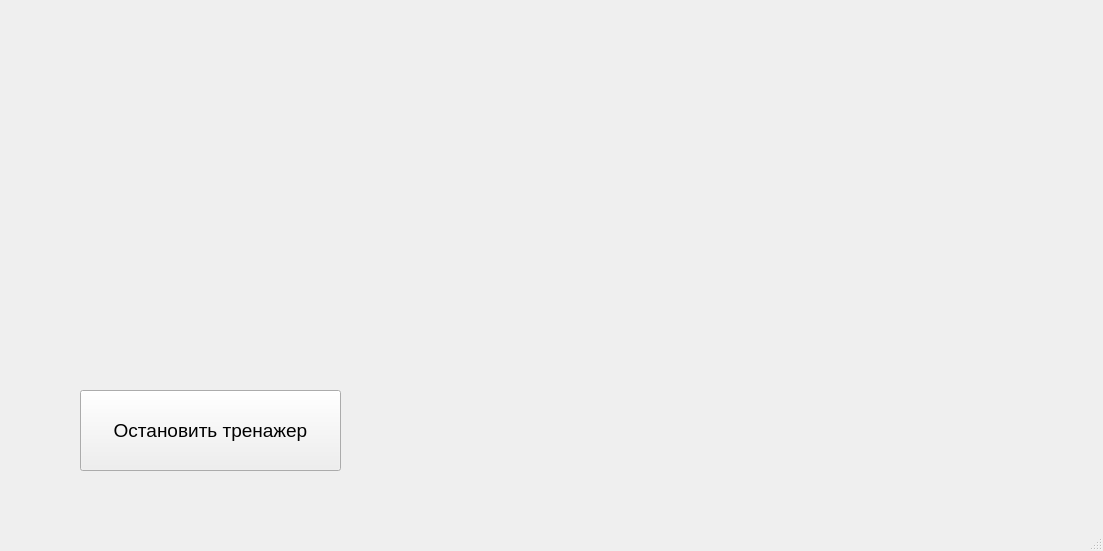
<?xml version="1.0" encoding="UTF-8"?>
<ui version="4.0">
 <class>MainWindow</class>
 <widget class="QMainWindow" name="MainWindow">
  <property name="geometry">
   <rect>
    <x>0</x>
    <y>0</y>
    <width>1103</width>
    <height>551</height>
   </rect>
  </property>
  <property name="windowTitle">
   <string>MainWindow</string>
  </property>
  <widget class="QWidget" name="centralwidget">
   <widget class="QLabel" name="label">
    <property name="geometry">
     <rect>
      <x>10</x>
      <y>10</y>
      <width>441</width>
      <height>251</height>
     </rect>
    </property>
    <property name="autoFillBackground">
     <bool>false</bool>
    </property>
    <property name="text">
     <string/>
    </property>
   </widget>
   <widget class="QLabel" name="label_2">
    <property name="geometry">
     <rect>
      <x>10</x>
      <y>270</y>
      <width>411</width>
      <height>101</height>
     </rect>
    </property>
    <property name="font">
     <font>
      <pointsize>14</pointsize>
     </font>
    </property>
    <property name="text">
     <string/>
    </property>
   </widget>
   <widget class="QLabel" name="label_3">
    <property name="geometry">
     <rect>
      <x>460</x>
      <y>10</y>
      <width>640</width>
      <height>480</height>
     </rect>
    </property>
    <property name="text">
     <string/>
    </property>
   </widget>
   <widget class="QPushButton" name="pushButton">
    <property name="geometry">
     <rect>
      <x>80</x>
      <y>390</y>
      <width>261</width>
      <height>81</height>
     </rect>
    </property>
    <property name="font">
     <font>
      <pointsize>14</pointsize>
     </font>
    </property>
    <property name="text">
     <string>Остановить тренажер</string>
    </property>
   </widget>
  </widget>
  <widget class="QMenuBar" name="menubar">
   <property name="geometry">
    <rect>
     <x>0</x>
     <y>0</y>
     <width>1103</width>
     <height>21</height>
    </rect>
   </property>
  </widget>
  <widget class="QStatusBar" name="statusbar"/>
 </widget>
 <resources/>
 <connections/>
</ui>
